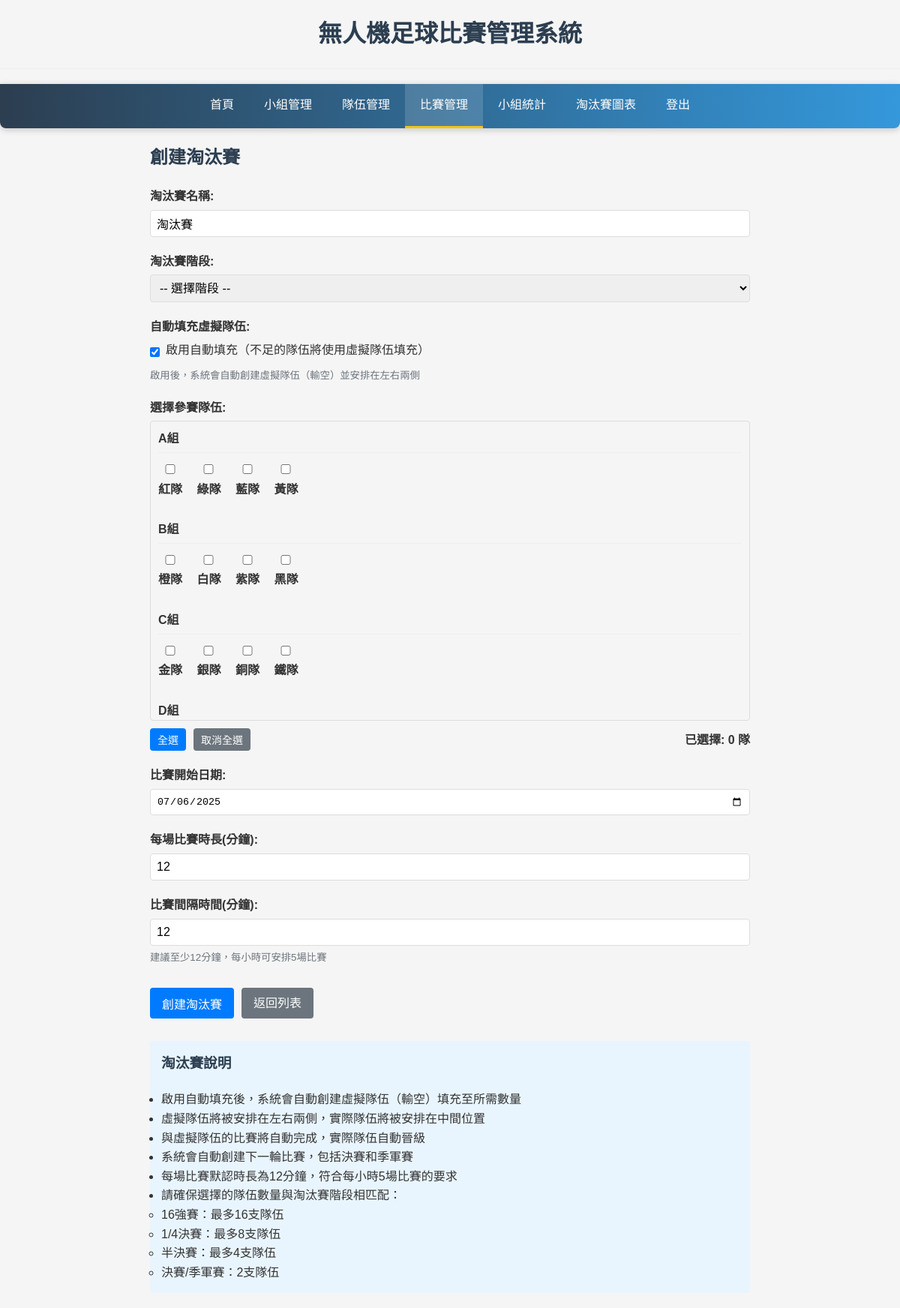
Before: /modules/creatematches/create_knockout.php (signed in) with the older database file.
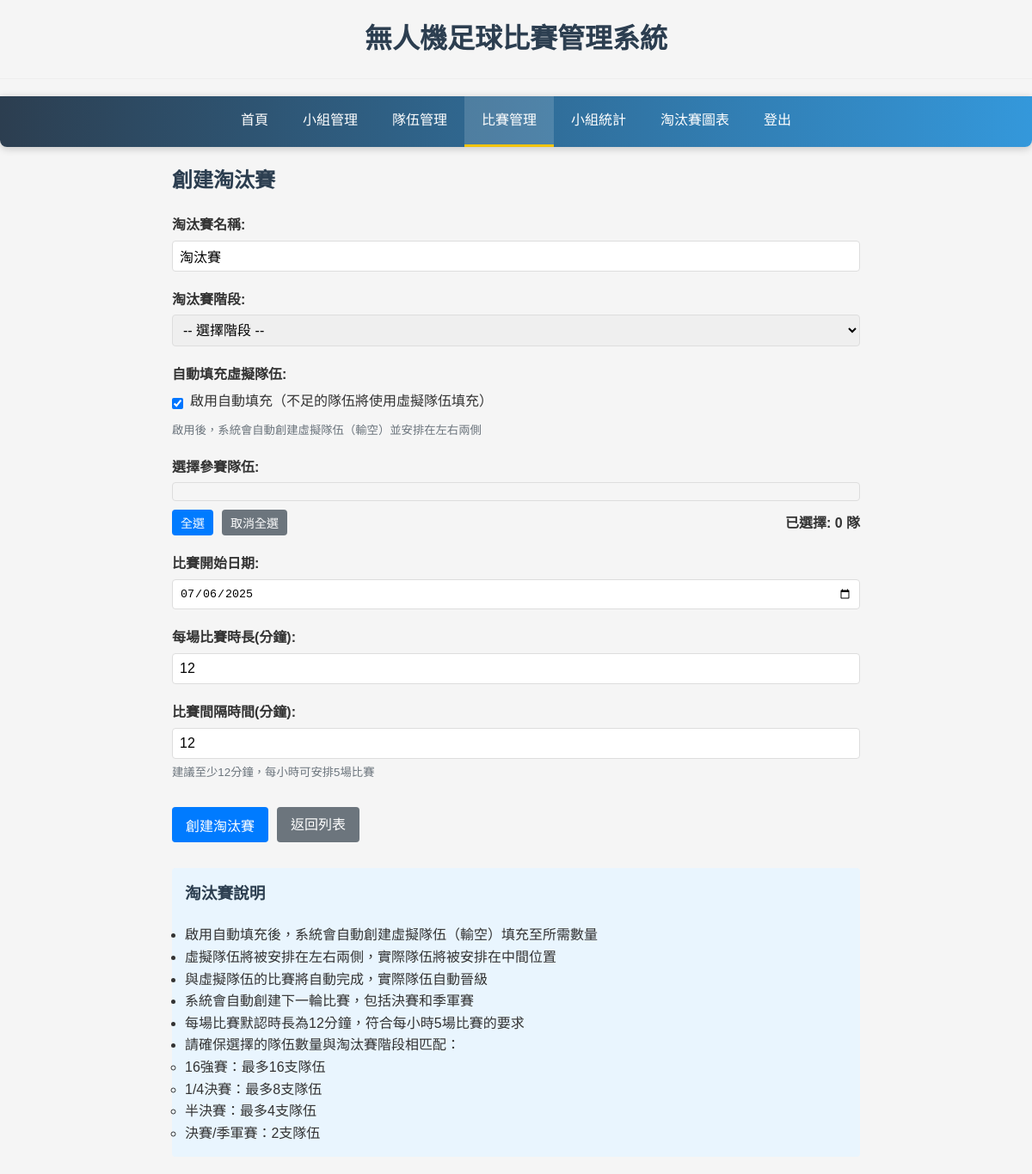
After: the same page with the newer database file.
### tables this page shows
CREATE TABLE IF NOT EXISTS teams (
    team_id INT AUTO_INCREMENT PRIMARY KEY,
    team_name VARCHAR(100) NOT NULL,
    group_id INT NULL,
    team_color VARCHAR(20) DEFAULT '#FFFFFF',
    is_virtual TINYINT(1) DEFAULT 0,
    created_at TIMESTAMP DEFAULT CURRENT_TIMESTAMP,
    FOREIGN KEY (group_id) REFERENCES team_groups(group_id) ON DELETE SET NULL
);

CREATE TABLE IF NOT EXISTS team_groups (
    group_id INT AUTO_INCREMENT PRIMARY KEY,
    group_name CHAR(1) NOT NULL UNIQUE,
    max_teams INT DEFAULT 4 NOT NULL,
    created_at TIMESTAMP DEFAULT CURRENT_TIMESTAMP
);

### src/modules/creatematches/create_knockout.php (the view, shortened to what this page needs)
<?php
$db = Database::getInstance();
$pdo = $db->getConnection();
$stmt = $pdo->query("
    SELECT t.*, g.group_name
    FROM teams t
    LEFT JOIN team_groups g ON t.group_id = g.group_id
    WHERE (t.is_virtual = 0 OR t.is_virtual IS NULL)
    ORDER BY g.group_name, t.team_name
");
$teams = $stmt->fetchAll();
include __DIR__ . '/../../includes/header.php';
?>
<div class="create-section">
    <h2>創建淘汰賽</h2>
    <form method="POST" action="">
        <div class="form-group">
            <label for="tournament_name">淘汰賽名稱:</label>
            <input type="text" name="tournament_name" id="tournament_name" required value="淘汰賽">
        </div>
        <div class="form-group">
            <label for="tournament_stage">淘汰賽階段:</label>
            <select name="tournament_stage" id="tournament_stage" required>
                <option value="">-- 選擇階段 --</option>
            </select>
        </div>
        <div class="form-group">
            <label for="auto_fill">自動填充虛擬隊伍:</label>
            <div class="checkbox-wrapper">
                <input type="checkbox" name="auto_fill" id="auto_fill" value="1" checked>
                <label for="auto_fill">啟用自動填充（不足的隊伍將使用虛擬隊伍填充）</label>
            </div>
            <small>啟用後，系統會自動創建虛擬隊伍（輸空）並安排在左右兩側</small>
        </div>
        <div class="form-group">
            <label>選擇參賽隊伍:</label>
            <div class="team-selection">
                <?php
                $current_group = null;
                foreach ($teams as $team):
                    if ($current_group !== $team['group_name']):
                        if ($current_group !== null):
                            echo '</div>';
                        endif;
                        $current_group = $team['group_name'];
                        echo '<div class="team-group">';
                        echo '<h4>' . ($current_group ? htmlspecialchars($current_group) . '組' : '未分組') . '</h4>';
                    endif;
                ?>
                    <div class="team-checkbox">
                        <input type="checkbox" name="teams[]" id="team_<?= $team['team_id'] ?>" value="<?= $team['team_id'] ?>">
                        <label for="team_<?= $team['team_id'] ?>"><?= htmlspecialchars($team['team_name']) ?></label>
                    </div>
                <?php
                endforeach;
                if ($current_group !== null):
                    echo '</div>';
                endif;
                ?>
            </div>
            <div class="team-selection-controls">
                <button type="button" id="select-all" class="button small">全選</button>
                <button type="button" id="deselect-all" class="button small secondary">取消全選</button>
                <span id="selected-count">已選擇: 0 隊</span>
            </div>
        </div>
        <div class="form-group">
            <label for="match_date">比賽開始日期:</label>
            <input type="date" name="match_date" id="match_date" required value="<?= date('Y-m-d') ?>">
        </div>
        <div class="form-group">
            <label for="match_time">每場比賽時長(分鐘):</label>
            <input type="number" name="match_time" id="match_time" min="1" max="60" value="12" required>
        </div>
        <div class="form-group">
            <label for="match_interval">比賽間隔時間(分鐘):</label>
            <input type="number" name="match_interval" id="match_interval" min="10" max="120" value="12" required>
            <small>建議至少12分鐘，每小時可安排5場比賽</small>
        </div>
        <div class="form-actions">
            <button type="submit" class="button">創建淘汰賽</button>
            <a href="list.php" class="button secondary">返回列表</a>
        </div>
    </form>
    <div class="info-box">
        <h3>淘汰賽說明</h3>
        <ul>
            <li>啟用自動填充後，系統會自動創建虛擬隊伍（輸空）填充至所需數量</li>
            <li>虛擬隊伍將被安排在左右兩側，實際隊伍將被安排在中間位置</li>
            <li>與虛擬隊伍的比賽將自動完成，實際隊伍自動晉級</li>
            <li>系統會自動創建下一輪比賽，包括決賽和季軍賽</li>
            <li>每場比賽默認時長為12分鐘，符合每小時5場比賽的要求</li>
            <li>請確保選擇的隊伍數量與淘汰賽階段相匹配：
                <ul>
                    <li>16強賽：最多16支隊伍</li>
                    <li>1/4決賽：最多8支隊伍</li>
                    <li>半決賽：最多4支隊伍</li>
                    <li>決賽/季軍賽：2支隊伍</li>
                </ul>
            </li>
        </ul>
    </div>
</div>
<?php include __DIR__ . '/../../includes/footer.php'; ?>

### src/includes/header.php (shortened to what this page needs)
<!DOCTYPE html>
<html lang="zh-TW">
<head>
    <link rel="stylesheet" href="/assets/css/style.css">
</head>
<body>
    <header>
        <div class="logo">
            <h1>無人機足球比賽管理系統</h1>
        </div>
        <nav class="main-nav">
            <ul>
                <li><a href="/index.php" <?= strpos($_SERVER['REQUEST_URI'], '/index.php') !== false || $_SERVER['REQUEST_URI'] == '/' ? 'class="active"' : '' ?>>首頁</a></li>
                <li><a href="/modules/creategroup/list.php" <?= strpos($_SERVER['REQUEST_URI'], '/modules/creategroup/') !== false ? 'class="active"' : '' ?>>小組管理</a></li>
                <li><a href="/modules/createteam/list.php" <?= strpos($_SERVER['REQUEST_URI'], '/modules/createteam/') !== false ? 'class="active"' : '' ?>>隊伍管理</a></li>
                <li><a href="/modules/creatematches/list.php" <?= strpos($_SERVER['REQUEST_URI'], '/modules/creatematches/') !== false ? 'class="active"' : '' ?>>比賽管理</a></li>
                <li><a href="/modules/static/group_stats.php" <?= strpos($_SERVER['REQUEST_URI'], '/modules/static/group_stats.php') !== false ? 'class="active"' : '' ?>>小組統計</a></li>
                <li><a href="/modules/tournaments/knockout_bracket.php" <?= strpos($_SERVER['REQUEST_URI'], '/modules/tournaments/knockout_bracket.php') !== false ? 'class="active"' : '' ?>>淘汰賽圖表</a></li>
                <li><a href="/auth/logout.php">登出</a></li>
            </ul>
        </nav>
    </header>
    <div class="container">

### src/includes/footer.php (shortened to what this page needs)
</div>
</body>
</html>

### src/assets/css/style.css (style rules this page uses)
* { margin: 0; padding: 0; box-sizing: border-box; }
body { font-family: 'Microsoft JhengHei', Arial, sans-serif; background-color: #f5f5f5; color: #333; line-height: 1.6; }
.container { max-width: 1200px; margin: 0 auto; padding: 20px; }
h1, h2, h3 { margin-bottom: 20px; color: #2c3e50; }
h1 { text-align: center; padding: 20px 0; border-bottom: 1px solid #eee; }
.form-group { margin-bottom: 15px; }
label { display: block; margin-bottom: 5px; font-weight: bold; }
input[type="text"], input[type="password"], input[type="number"], select, textarea { width: 100%; padding: 10px; border: 1px solid #ddd; border-radius: 4px; font-size: 16px; }
button, .button { display: inline-block; background-color: #3498db; color: #fff; border: none; padding: 10px 20px; border-radius: 4px; cursor: pointer; text-decoration: none; font-size: 16px; transition: background-color 0.3s; }
.button.small { padding: 5px 10px; font-size: 14px; }

### src/includes/header.php (style rules this page uses)
.main-nav { background: linear-gradient(to right, #2c3e50, #3498db); padding: 0; box-shadow: 0 2px 10px rgba(0,0,0,0.2); border-radius: 0 0 8px 8px; }
.main-nav ul { display: flex; list-style: none; margin: 0; padding: 0; justify-content: center; }
.main-nav li { margin: 0; position: relative; }
.main-nav a { display: block; color: white; text-decoration: none; padding: 15px 20px; font-weight: 500; transition: all 0.3s ease; text-align: center; border-bottom: 3px solid transparent; }
.main-nav a.active { background-color: rgba(255,255,255,0.15); border-bottom: 3px solid #f1c40f; }

### src/modules/creatematches/create_knockout.php (style rules this page uses)
.create-section { max-width: 800px; margin: 0 auto; }
.form-group { margin-bottom: 20px; }
.form-group label { display: block; margin-bottom: 5px; font-weight: bold; }
.form-group input, .form-group select { width: 100%; padding: 8px; border: 1px solid #ddd; border-radius: 4px; }
.checkbox-wrapper { display: flex; align-items: center; margin-bottom: 5px; }
.checkbox-wrapper input[type="checkbox"] { width: auto; margin-right: 8px; }
.checkbox-wrapper label { display: inline; font-weight: normal; }
.team-selection { max-height: 400px; overflow-y: auto; border: 1px solid #ddd; padding: 10px; border-radius: 4px; margin-bottom: 10px; }
.team-selection-controls { margin-top: 10px; display: flex; align-items: center; gap: 10px; }
#selected-count { margin-left: auto; font-weight: bold; }
.form-actions { margin-top: 30px; display: flex; gap: 10px; }
.info-box { margin-top: 30px; padding: 15px; background-color: #e9f5fe; border-radius: 4px; }
.info-box h3 { margin-top: 0; }
.button { padding: 8px 16px; border: none; border-radius: 4px; background-color: #007bff; color: white; cursor: pointer; text-decoration: none; display: inline-block; text-align: center; }
.button.small { padding: 5px 10px; font-size: 14px; }
.button.secondary { background-color: #6c757d; }
small { display: block; color: #6c757d; margin-top: 5px; }
.team-group { margin-bottom: 15px; }
.team-group h4 { margin-top: 0; margin-bottom: 10px; padding-bottom: 5px; border-bottom: 1px solid #eee; }
.team-checkbox { display: inline-block; margin-right: 15px; margin-bottom: 8px; }

Changed rows visible on the page:
removed teams: group.group_name "A", team_name "紅隊"
removed teams: team_name "綠隊"
removed teams: team_name "藍隊"
removed teams: team_name "黃隊"
removed teams: group.group_name "B", team_name "橙隊"
removed teams: team_name "白隊"
removed teams: team_name "紫隊"
removed teams: team_name "黑隊"
removed teams: group.group_name "C", team_name "金隊"
removed teams: team_name "銀隊"
removed teams: team_name "銅隊"
removed teams: team_name "鐵隊"
removed teams: group.group_name "D"
